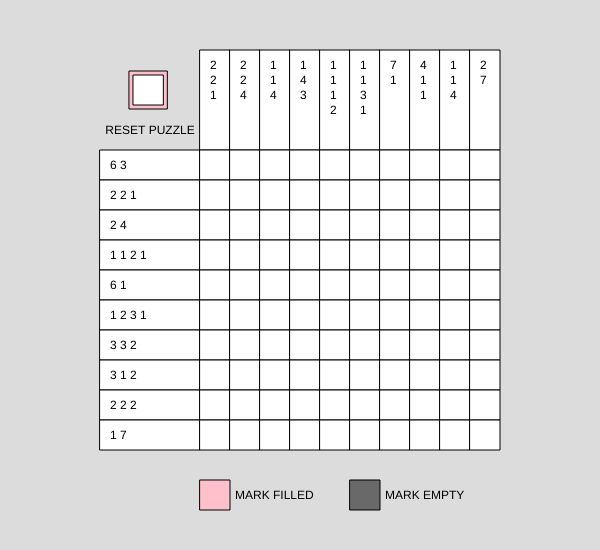
Frame 1 (no input)
Frame 60 (no input): identical to frame 1, image omitted
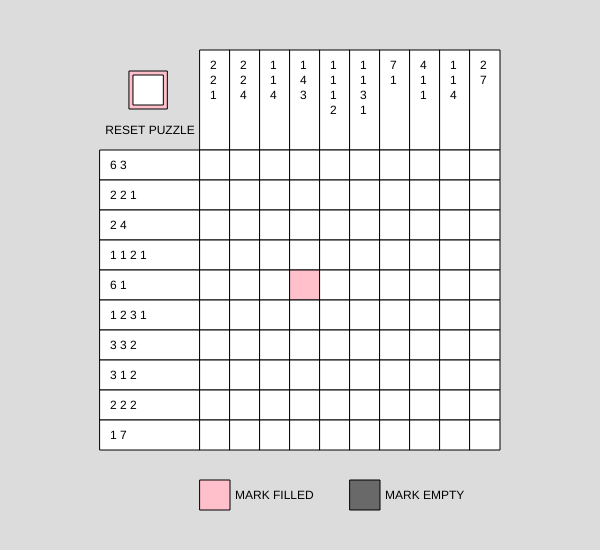
Frame 120 (the mouse pressed at the canvas centre since frame 60)

The p5.js sketch that drew these frames (run headless with seeded random() and noise() and a simulated clock; from frame 60 on, the mouse is pressed at the canvas centre):

// p5.js sketch
// ── sketch.js
let completeGame = false;

//colors
let blank = 'white';
let filled = 'pink';
let ignored = 'dimgray';
let completeLine = 'gainsboro';
let words = 'black';

//board sizing
let size = 10;
let width = 30;
let offset = size * 10;
let topBorder = size * 5
let sideBorder = size * 10

//data storage
let grid;
let puzzle;
let horizontalHeadings = [];
let verticalHeadings = [];
let horizontalValues = [];
let verticalValues = [];
let rowStatus = [];
let colStatus = [];

function newPuzzle() {
  let puzzle = [];
  for (let i = 0; i < size; i++) {
    puzzle[i] = [];
    for (let j = 0; j < size; j++) {
      puzzle[i][j] = (Math.random() > 0.35);
    }
  }
  return puzzle;
}

function newGrid() {
  let grid = [];
  for (let i = 0; i < size; i++) {
    grid[i] = [];
    for (let j = 0; j < size; j++) {
      grid[i][j] = "b";
    }
  }
  return grid;
}

function setup() {
  createCanvas(60 * size, 55 * size);
  grid = newGrid();
  puzzle = newPuzzle();

  for (let i = 0; i < size; i++) {
    rowStatus[i] = blank;
    colStatus[i] = blank;
  }

  //create number clues
  for (let i = 0; i < size; i++) {
    horizontalValues[i] = [0];
    verticalValues[i] = [0];
    let hcount = 0;
    let vcount = 0;
    for (let j = 0; j < size; j++) {
      if (puzzle[i][j]) {
        hcount++;
      } else if (hcount !== 0) {
        horizontalValues[i].push(hcount);
        hcount = 0;
      }
      if (puzzle[j][i]) {
        vcount++;
      } else if (vcount !== 0) {
        verticalValues[i].push(vcount);
        vcount = 0;
      }
    }
    if (hcount !== 0) {
      horizontalValues[i].push(hcount);
    }
    if (vcount !== 0) {
      verticalValues[i].push(vcount);
    }
    if (horizontalValues[i].length > 1) {
      horizontalValues[i].shift();
    }
    if (verticalValues[i].length > 1) {
      verticalValues[i].shift();
    }
  }

  //create 'number clue' strings for row & col
  for (let i = 0; i < size; i++) {
    horizontalHeadings[i] = horizontalValues[i].join("\n");
    verticalHeadings[i] = verticalValues[i].join(" ");
  }

}

function draw() {
  background(220);

  //reset button
  fill(filled);
  rect(sideBorder + offset / 3 - 4, topBorder + offset / 4 - 4, width + 8, width + 8);
  fill(blank);
  rect(sideBorder + offset / 3, topBorder + offset / 4, width, width);
  fill(words);
  textAlign(CENTER);
  text("RESET PUZZLE", sideBorder, topBorder + 3 * offset / 4, offset, width);
  textAlign(LEFT);

  //grid headers (with number clues)
  for (let i = 0; i < size; i++) {
    fill(rowStatus[i]);
    rect(i * width + offset + sideBorder, topBorder, width, offset);
    fill(colStatus[i]);
    rect(sideBorder, i * width + offset + topBorder, offset, width);

    fill(words);
    text(horizontalHeadings[i], i * width + offset + sideBorder + 10, topBorder + 10, width, offset);
    text(verticalHeadings[i], sideBorder + 10, i * width + offset + topBorder + 10, offset, width);
  }

  //grid
  for (let i = 0; i < size; i++) {
    for (let j = 0; j < size; j++) {
      let c = grid[i][j];
      if (c === "b") fill(blank);
      if (c === "f") fill(filled);
      if (c === "i") fill(ignored);
      rect(i * width + offset + sideBorder, j * width + offset + topBorder, width);
    }
  }

  //color guide at bottom
  fill(filled);
  rect(offset + sideBorder, size * width + offset + width + topBorder, width, width);
  fill(words);
  text("MARK FILLED", offset + width + sideBorder + 5, size * width + offset + width + topBorder + 10, (size - 2) / 2 * width, width);

  fill(ignored);
  rect(size * width / 2 + offset + sideBorder, (size + 1) * width + offset + topBorder, width, width);
  fill(words);
  text("MARK EMPTY", size * width / 2 + offset + width + 5 + sideBorder, (size + 1) * width + offset + 10 + topBorder, (size - 2) / 2 * width, width);

  // complete game modal
  if (completeGame) {
    fill('rgba(105, 105, 105, 0.5)');
    rect(sideBorder, topBorder, size * width + offset, size * width + offset);
    fill(blank);
    rect(30 * size - 60, 25 * size - 60, 22 * size, 16 * size);
    fill(words);
    textAlign(CENTER);
    text("CONGRATULATIONS\nPUZZLE COMPLETE", 30 * size - 60, 25 * size - 30, 22 * size, 16 * size);

    fill(filled);
    rect(30 * size + 30, 25 * size + 11, width + 8, width + 8);
    fill(blank);
    rect(30 * size + 34, 25 * size + 15, width, width);
    fill(words);
    text("PLAY AGAIN", 30 * size - 60, 25 * size + 60, 22 * size, 16 * size);
    textAlign(LEFT);
  }

}

function isIn(i, j, mX, mY) {
  let x = i * width + offset + sideBorder;
  let y = j * width + offset + topBorder;
  return (mX > x && mX < x + width && mY > y && mY < y + width);
}

//check if any rows or columns are complete
function checkLines() {
  for (let i = 0; i < size; i++) {

    let horizontalSubStr = "";
    let verticalSubStr = ""

    //turn grid into strings for each row
    for (let j = 0; j < size; j++) {
      horizontalSubStr += grid[i][j];
      verticalSubStr += grid[j][i];
    }

    //build regular expressions
    let horizontalRegEx = "^(b|i)*"
    let verticalRegEx = "^(b|i)*";

    for (let j = 0; j < horizontalValues[i].length - 1; j++) {
      horizontalRegEx += "f{" + horizontalValues[i][j] + "}(b|i)+";
    }

    for (let j = 0; j < verticalValues[i].length - 1; j++) {
      verticalRegEx += "f{" + verticalValues[i][j] + "}(b|i)+";
    }

    horizontalRegEx = new RegExp(horizontalRegEx + "f{" + horizontalValues[i][horizontalValues[i].length - 1] + "}(b|i)*$");
    verticalRegEx = new RegExp(verticalRegEx + "f{" + verticalValues[i][verticalValues[i].length - 1] + "}(b|i)*$");

    //update row/col status (based on completed rows/columns)
    if (horizontalRegEx.test(horizontalSubStr)) {
      rowStatus[i] = completeLine;
    } else {
      rowStatus[i] = blank;
    }

    if (verticalRegEx.test(verticalSubStr)) {
      colStatus[i] = completeLine;
    } else {
      colStatus[i] = blank;
    }
  }
}

function checkWin() {
  for (let i = 0; i < size; i++) {
    if (rowStatus[i] == blank || colStatus[i] == blank) {
      return;
    }
  }
  completeGame = true;
}

function mousePressed() {
  //when puzzle is complete, the only buttons that can be pressed are "Play Aagain"
  if (completeGame) {
    let x = 30 * size + 30;
    let y = 25 * size + 11;
    if (mouseX > x && mouseX < x + width + 8 && mouseY > y && mouseY < y + width + 8) {
      completeGame = false;
      setup();
    }
    return;
  }

  //Checks if player pressed "Reset"
  let x = sideBorder + offset / 3 - 4;
  let y = topBorder + offset / 4 - 4;
  if (mouseX > x && mouseX < x + width + 8 && mouseY > y && mouseY < y + width + 8) {
    grid = newGrid();
    checkLines();
    return;
  }

  //Checks if player pressed any of the grid squares
  for (let i = 0; i < size; i++) {
    for (let j = 0; j < size; j++) {
      if (isIn(i, j, mouseX, mouseY)) {
        if (grid[i][j] === "b") {
          grid[i][j] = "f";
        } else if (grid[i][j] === "f") {
          grid[i][j] = "i";
        } else if (grid[i][j] === "i") {
          grid[i][j] = "b";
        }
        checkLines();
        checkWin();
        return;
      }
    }
  }
}
